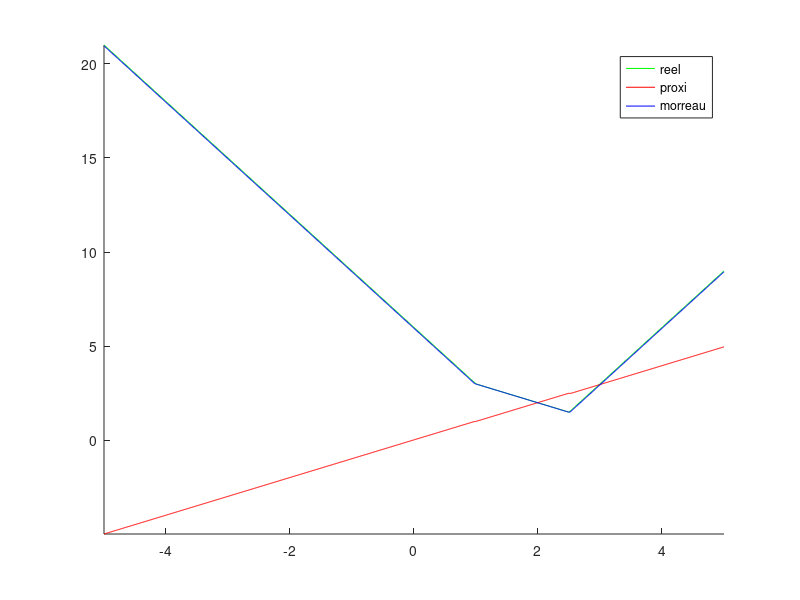

This figure's MATLAB source:
clear all; close all;

%% parametres
pas=0.01;
seuil=0.00001;
x_ini=2;
gamma=0.01;

%% calcul de mor

x_min=-5;pas_x=0.01;x_max=5;
x=x_min:pas_x:x_max;
z =2;
%f=abs(x);
f=abs(x-1)+abs(2*x-5);
%f=x.*x;
%f=(x-z).*(x-z);


hold on
%f1=@(x1)abs(x1);
f1=@(x1) abs(x1-1) + abs(2*x1-5);
%f1 =@(x1) x1*x1;
%f1 =@(x1) (x1-z)*(x1-z);

%prox=@(x2)(x2-gamma).*((x2-gamma)>0)+(x2+gamma).*((x2+gamma)<0)+(x2).*((x2)==0);
prox=@(x2)(x2+3*gamma).*(x2+3*gamma<1)+(x2+gamma).*((x2+gamma)>1).*((x2+gamma)<5/2)+(x2-3*gamma).*(x2-3*gamma>5/2)+1.*(x2>=1-3*gamma).*(x2<=1-gamma)+(5/2).*(x2<=(5/2)+3*gamma).*(x2>=(5/2)-gamma);
%prox=@(x2) x2/(1+2*gamma);
%prox=@(x2) x2/(1+2*gamma);

%moro=@(x3)abs(prox(x3)-1) + abs(2*prox(x3)-5)+(1/(2*gamma))*((-x3+prox(x3))^2);
moro=@(x3) f1(prox(x3))+ (1/(2*gamma))*((-x3+prox(x3))^2);

proxi=zeros(1,length(x));
for i=1:length(x)
    proxi(i)=prox(x(i));
end
mor=zeros(1,length(x));
for i=1:length(x)
    mor(i)=moro(x(i));
end
hold on
plot(x,f,'g')
plot(x,proxi,'r')
plot(x,mor,'b')
legend('reel','proxi','morreau');
gradmor=gradient(mor,x);

%% descente de gradient 1d



%plot(x_ini,moro(x_ini),'r*')
x_bar=x_ini;
n=1;
diff=1;
while(abs(diff(n))>seuil)
    x_bar2=x_bar(n)-pas*gradmor(round(length(x)/(x_max-x_min)*x_bar(n)+(length(x)-1)/2));
    x_bar=[x_bar,x_bar2];
    diff2=x_bar2-x_bar(n);
    diff=[diff,diff2];
    hold on
    %plot(x_bar2,moro(x_bar2),'r*')
    n=n+1;
end
axis([x_min x_max -inf inf])